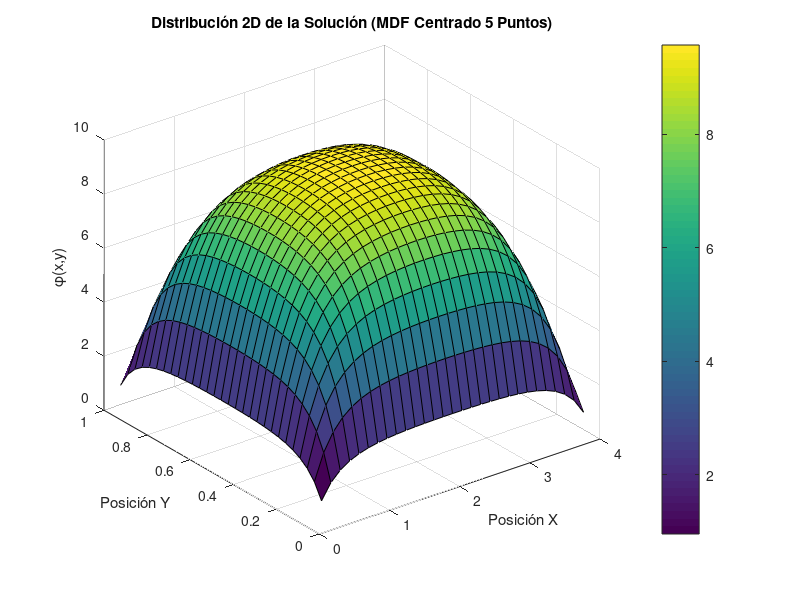

This chart was generated by the following MATLAB code:
  % =========================================================================
  % RESOLUCIÓN DE LA ECUACIÓN DE REACCIÓN-DIFUSIÓN 2D POR MDF (SPARSE + RCM)
  % Modelo: - (d2phi/dx2 + d2phi/dy2) + c*phi = Q/k
  % =========================================================================
  clc; clear; tic;

  % 1. Parámetros físicos y geométricos
  Lx = 4.0; Ly = 1.0;      % Dimensiones del dominio
  k = 2.0;                 % Conductividad / Difusividad
  c = 10.0;                % Coeficiente reactivo
  Q_val = 100.0;           % Fuente volumétrica
  phi_boundary = 0.0;     % Condición Dirichlet en frontera

  % 2. Discretización espacial
  L = 30; M = 30;          % Número de intervalos en x e y
  dx = Lx / L; dy = Ly / M;
  h = dx;                  % Asumimos dx = dy

  % Número de nodos interiores
  nx = L - 1; ny = M - 1;
  N = nx * ny;             % Total de grados de libertad

  % 3. Construcción eficiente de la matriz dispersa K (Triplets)
  row = []; col = []; val = [];
  f = zeros(N, 1);

  for i = 1:nx
      for j = 1:ny
          % Mapeo de coordenadas (i,j) a índice global k (numeración por y)
          k_idx = (i - 1) * ny + j;

          % Diagonal principal (Stencil de 5 puntos + Término Reactivo)
          row(end+1) = k_idx; col(end+1) = k_idx;
          val(end+1) = 4.0 + (c / k) * h^2;

          % Vector de carga interior
          f(k_idx) = (h^2 * Q_val) / k;

          % Vecino izquierdo (i-1, j)
          if i > 1
              row(end+1) = k_idx; col(end+1) = (i - 2) * ny + j;
              val(end+1) = -1.0;
          else
              f(k_idx) = f(k_idx) + phi_boundary; % Dirichlet contorno izquierdo
          end

          % Vecino derecho (i+1, j)
          if i < nx
              row(end+1) = k_idx; col(end+1) = i * ny + j;
              val(end+1) = -1.0;
          else
              f(k_idx) = f(k_idx) + phi_boundary; % Dirichlet contorno derecho
          end

          % Vecino inferior (i, j-1)
          if j > 1
              row(end+1) = k_idx; col(end+1) = (i - 1) * ny + (j - 1);
              val(end+1) = -1.0;
          else
              f(k_idx) = f(k_idx) + phi_boundary; % Dirichlet contorno inferior
          end

          % Vecino superior (i, j+1)
          if j < ny
              row(end+1) = k_idx; col(end+1) = (i - 1) * ny + (j + 1);
              val(end+1) = -1.0;
          else
              f(k_idx) = f(k_idx) + phi_boundary; % Dirichlet contorno superior
          end
      end
  end

  % Generación de la matriz dispersa
  K_sparse = sparse(row, col, val, N, N);

  % 4. Optimización del Ancho de Banda mediante Reverse Cuthill-McKee (RCM)
  p = symrcm(K_sparse);          % Vector de permutación RCM
  K_rcm = K_sparse(p, p);        % Matriz reordenada
  f_rcm = f(p);                  % Vector reordenado

  % 5. Resolución del sistema lineal de alta eficiencia
  phi_rcm = K_rcm \ f_rcm;

  % Deshacer la permutación RCM para mapear al dominio físico original
  phi_vec = zeros(N, 1);
  phi_vec(p) = phi_rcm;

  % 6. Reconstrucción de la matriz 2D para visualización
  PHI = zeros(ny, nx);
  for i = 1:nx
      for j = 1:ny
          k_idx = (i - 1) * ny + j;
          PHI(j, i) = phi_vec(k_idx);
      end
  end

  % 7. Gráfico de Contorno / Superficie
  figure;
  [X, Y] = meshgrid(linspace(dx, Lx-dx, nx), linspace(dy, Ly-dy, ny));
  surf(X, Y, PHI);
  title('Distribución 2D de la Solución (MDF Centrado 5 Puntos)');
  xlabel('Posición X'); ylabel('Posición Y'); zlabel('\phi(x,y)');
  colorbar; grid on;

  tiempo_script = toc
